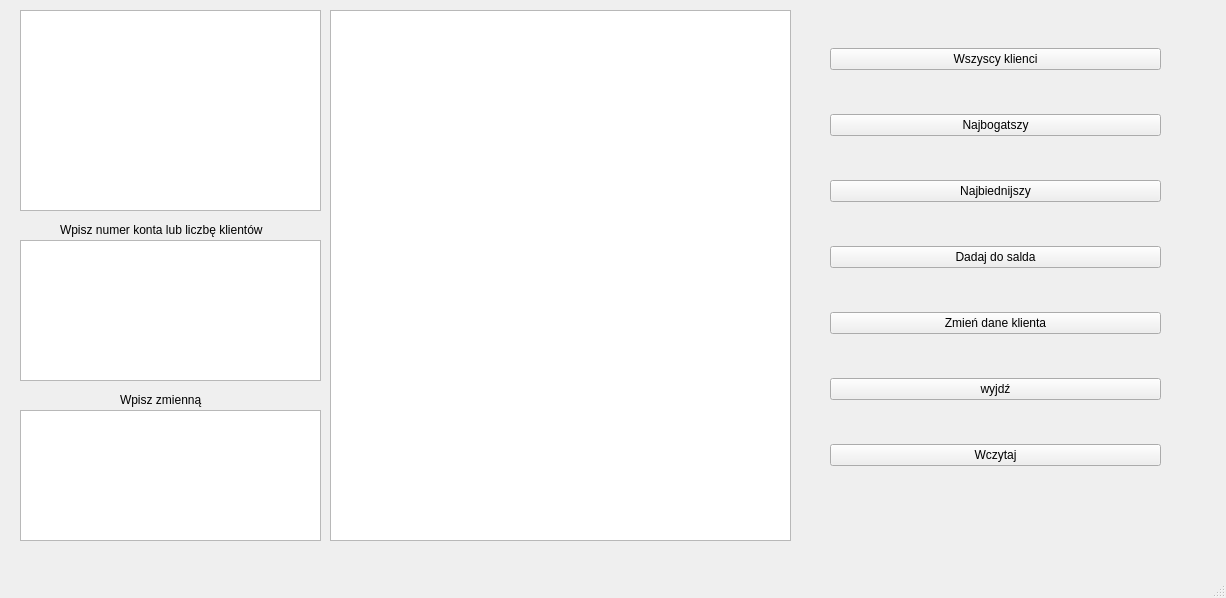
<?xml version="1.0" encoding="UTF-8"?>
<ui version="4.0">
 <class>MainWindow</class>
 <widget class="QMainWindow" name="MainWindow">
  <property name="geometry">
   <rect>
    <x>0</x>
    <y>0</y>
    <width>1226</width>
    <height>598</height>
   </rect>
  </property>
  <property name="windowTitle">
   <string>MainWindow</string>
  </property>
  <widget class="QWidget" name="centralwidget">
   <widget class="QPlainTextEdit" name="screen1">
    <property name="geometry">
     <rect>
      <x>20</x>
      <y>240</y>
      <width>301</width>
      <height>141</height>
     </rect>
    </property>
    <property name="font">
     <font>
      <family>Tw Cen MT</family>
      <pointsize>18</pointsize>
      <weight>50</weight>
      <bold>false</bold>
     </font>
    </property>
   </widget>
   <widget class="QPlainTextEdit" name="screen2">
    <property name="geometry">
     <rect>
      <x>330</x>
      <y>10</y>
      <width>461</width>
      <height>531</height>
     </rect>
    </property>
    <property name="font">
     <font>
      <family>Tw Cen MT</family>
      <pointsize>18</pointsize>
     </font>
    </property>
   </widget>
   <widget class="QWidget" name="verticalLayoutWidget">
    <property name="geometry">
     <rect>
      <x>830</x>
      <y>10</y>
      <width>331</width>
      <height>501</height>
     </rect>
    </property>
    <layout class="QVBoxLayout" name="verticalLayout">
     <item>
      <widget class="QPushButton" name="button1">
       <property name="text">
        <string>Wszyscy klienci</string>
       </property>
      </widget>
     </item>
     <item>
      <widget class="QPushButton" name="button2">
       <property name="text">
        <string>Najbogatszy</string>
       </property>
      </widget>
     </item>
     <item>
      <widget class="QPushButton" name="button3">
       <property name="text">
        <string>Najbiednijszy</string>
       </property>
      </widget>
     </item>
     <item>
      <widget class="QPushButton" name="button4">
       <property name="text">
        <string>Dadaj do salda</string>
       </property>
      </widget>
     </item>
     <item>
      <widget class="QPushButton" name="button6">
       <property name="text">
        <string>Zmień dane klienta</string>
       </property>
      </widget>
     </item>
     <item>
      <widget class="QPushButton" name="button7">
       <property name="text">
        <string>wyjdź</string>
       </property>
      </widget>
     </item>
     <item>
      <widget class="QPushButton" name="wczytaj">
       <property name="text">
        <string>Wczytaj</string>
       </property>
      </widget>
     </item>
    </layout>
    <zorder>button7</zorder>
    <zorder>button1</zorder>
    <zorder>button2</zorder>
    <zorder>button4</zorder>
    <zorder>button6</zorder>
    <zorder>wczytaj</zorder>
    <zorder>button3</zorder>
   </widget>
   <widget class="QPlainTextEdit" name="screen3">
    <property name="geometry">
     <rect>
      <x>20</x>
      <y>10</y>
      <width>301</width>
      <height>201</height>
     </rect>
    </property>
    <property name="font">
     <font>
      <family>Tw Cen MT</family>
      <pointsize>18</pointsize>
     </font>
    </property>
   </widget>
   <widget class="QPlainTextEdit" name="screen4">
    <property name="geometry">
     <rect>
      <x>20</x>
      <y>410</y>
      <width>301</width>
      <height>131</height>
     </rect>
    </property>
    <property name="font">
     <font>
      <family>Tw Cen MT</family>
      <pointsize>18</pointsize>
     </font>
    </property>
   </widget>
   <widget class="QLabel" name="label_2">
    <property name="geometry">
     <rect>
      <x>60</x>
      <y>220</y>
      <width>251</width>
      <height>20</height>
     </rect>
    </property>
    <property name="text">
     <string>Wpisz numer konta lub liczbę klientów</string>
    </property>
   </widget>
   <widget class="QLabel" name="label">
    <property name="geometry">
     <rect>
      <x>120</x>
      <y>390</y>
      <width>161</width>
      <height>20</height>
     </rect>
    </property>
    <property name="text">
     <string>Wpisz zmienną</string>
    </property>
   </widget>
  </widget>
  <widget class="QMenuBar" name="menubar">
   <property name="geometry">
    <rect>
     <x>0</x>
     <y>0</y>
     <width>1226</width>
     <height>26</height>
    </rect>
   </property>
  </widget>
  <widget class="QStatusBar" name="statusbar"/>
 </widget>
 <resources/>
 <connections/>
</ui>
